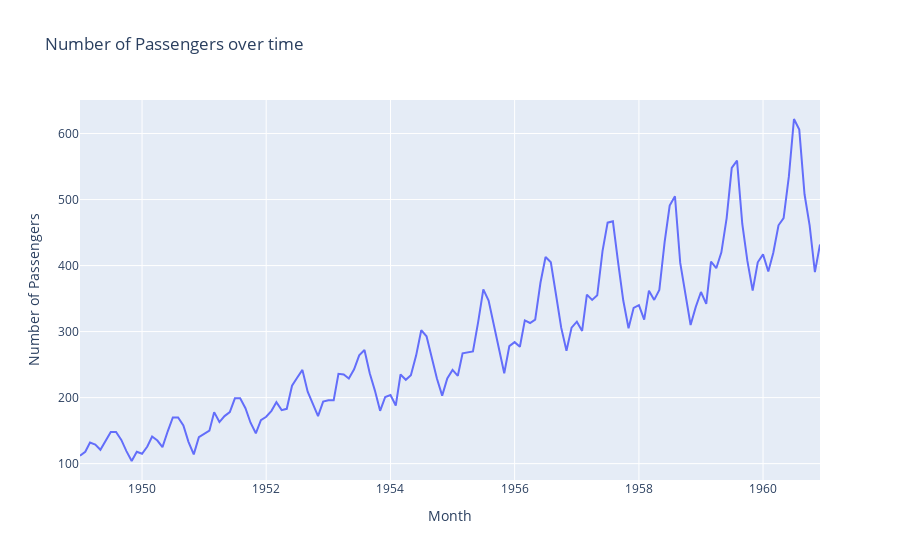

Write notebook code for a chart like this one.
### Code cell
# plot the data to check trends and seasonality using plotly

import plotly.express as px

fig = px.line(data, x='Month', y='Number of Passengers', title='Number of Passengers over time')
fig.show()

### Figure 1 — Plotly figure (JSON) as saved in the notebook; plotly's stock layout.template omitted (floating-point values rounded to 4 significant figures; data arrays with more than 128 entries replaced by an {"elided": "..."} marker saying what was removed)
{"data": [{"hovertemplate": "Month=%{x}<br>Number of Passengers=%{y}<extra></extra>", "legendgroup": "", "line": {"color": "#636efa", "dash": "solid"}, "marker": {"symbol": "circle"}, "mode": "lines", "name": "", "orientation": "v", "showlegend": false, "type": "scatter", "x": {"elided": "144 str values"}, "xaxis": "x", "y": {"elided": "144 int values"}, "yaxis": "y"}], "layout": {"legend": {"tracegroupgap": 0}, "title": {"text": "Number of Passengers over time"}, "xaxis": {"anchor": "y", "domain": [0, 1], "title": {"text": "Month"}}, "yaxis": {"anchor": "x", "domain": [0, 1], "title": {"text": "Number of Passengers"}}}}
